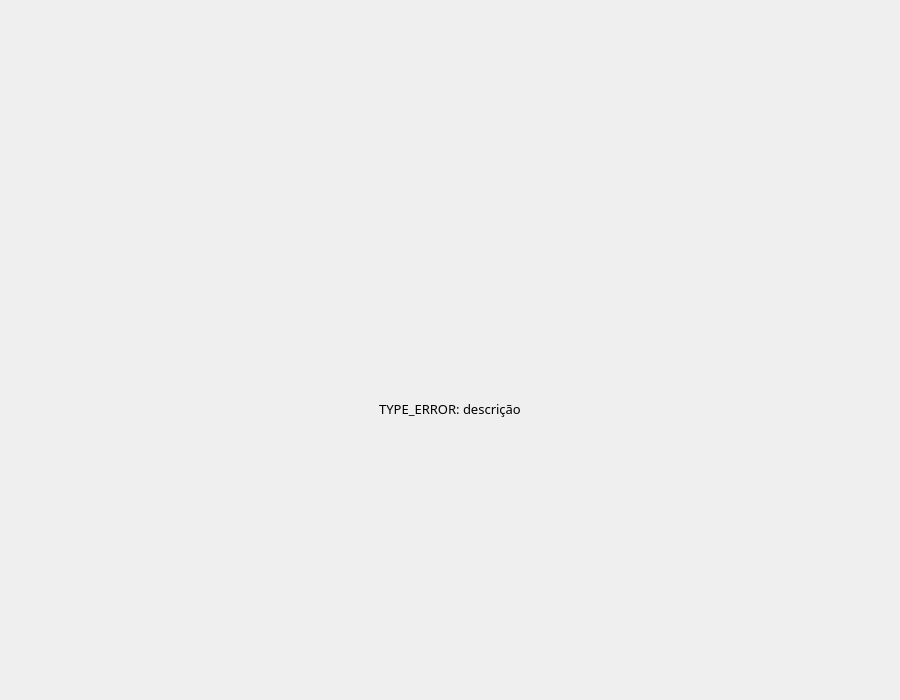
<?xml version="1.0" encoding="UTF-8"?>
<ui version="4.0">
 <class>Error</class>
 <widget class="QMainWindow" name="Error">
  <property name="geometry">
   <rect>
    <x>0</x>
    <y>0</y>
    <width>900</width>
    <height>700</height>
   </rect>
  </property>
  <property name="minimumSize">
   <size>
    <width>900</width>
    <height>700</height>
   </size>
  </property>
  <property name="windowTitle">
   <string>MainWindow</string>
  </property>
  <widget class="QWidget" name="centralwidget">
   <layout class="QVBoxLayout" name="verticalLayout">
    <property name="spacing">
     <number>0</number>
    </property>
    <property name="leftMargin">
     <number>0</number>
    </property>
    <property name="topMargin">
     <number>0</number>
    </property>
    <property name="rightMargin">
     <number>0</number>
    </property>
    <property name="bottomMargin">
     <number>0</number>
    </property>
    <item>
     <spacer name="verticalSpacer">
      <property name="orientation">
       <enum>Qt::Vertical</enum>
      </property>
      <property name="sizeHint" stdset="0">
       <size>
        <width>20</width>
        <height>40</height>
       </size>
      </property>
     </spacer>
    </item>
    <item>
     <widget class="QWidget" name="widget_3" native="true">
      <layout class="QHBoxLayout" name="horizontalLayout_2">
       <item>
        <widget class="QLabel" name="label">
         <property name="sizePolicy">
          <sizepolicy hsizetype="Preferred" vsizetype="Preferred">
           <horstretch>0</horstretch>
           <verstretch>0</verstretch>
          </sizepolicy>
         </property>
         <property name="minimumSize">
          <size>
           <width>100</width>
           <height>100</height>
          </size>
         </property>
         <property name="maximumSize">
          <size>
           <width>100</width>
           <height>100</height>
          </size>
         </property>
         <property name="text">
          <string/>
         </property>
         <property name="pixmap">
          <pixmap resource="../autoFiles/qrc.qrc">:/start/img/alerta.png</pixmap>
         </property>
         <property name="scaledContents">
          <bool>true</bool>
         </property>
        </widget>
       </item>
      </layout>
     </widget>
    </item>
    <item>
     <widget class="QLabel" name="msg">
      <property name="font">
       <font>
        <family>Bahnschrift</family>
        <pointsize>10</pointsize>
       </font>
      </property>
      <property name="text">
       <string>TYPE_ERROR: descrição</string>
      </property>
      <property name="alignment">
       <set>Qt::AlignCenter</set>
      </property>
     </widget>
    </item>
    <item>
     <spacer name="verticalSpacer_2">
      <property name="orientation">
       <enum>Qt::Vertical</enum>
      </property>
      <property name="sizeHint" stdset="0">
       <size>
        <width>20</width>
        <height>40</height>
       </size>
      </property>
     </spacer>
    </item>
   </layout>
  </widget>
 </widget>
 <resources>
  <include location="../autoFiles/qrc.qrc"/>
  <include location="../autoFiles/qrc.qrc"/>
 </resources>
 <connections/>
</ui>
